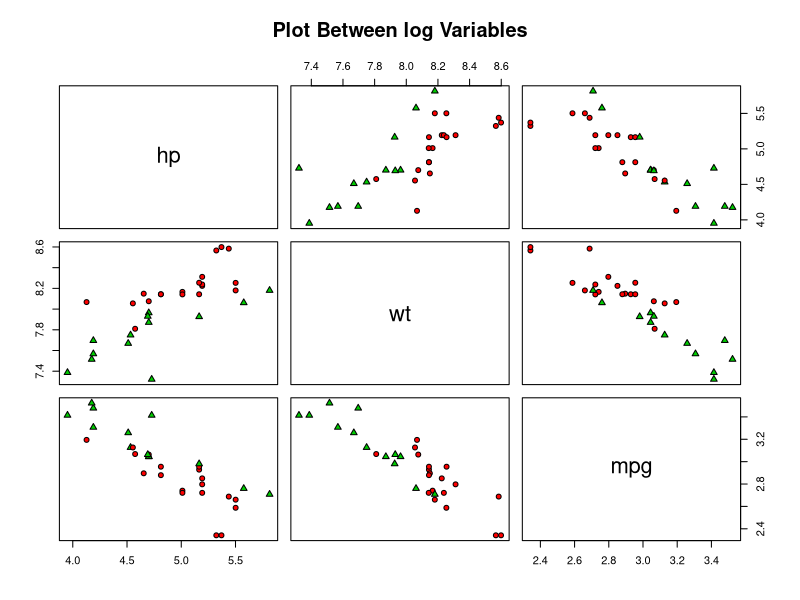
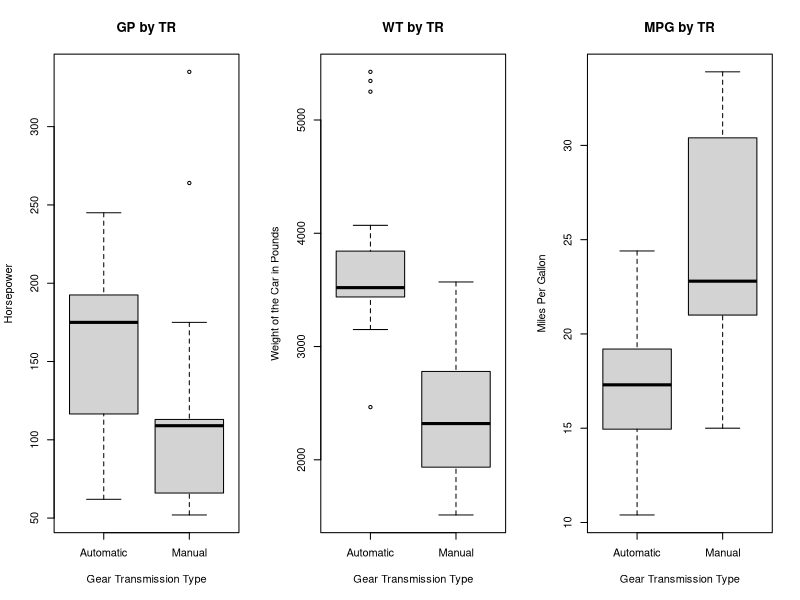
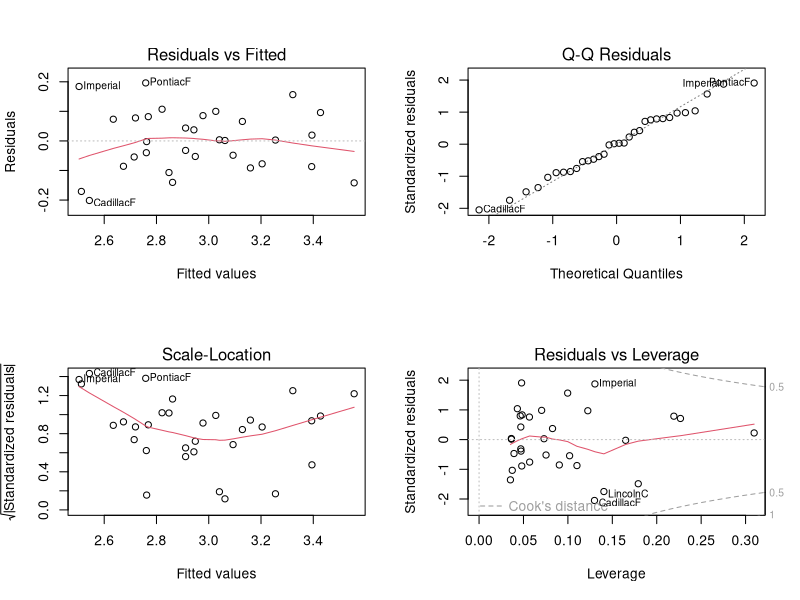

These figures' R source, in order:
## ---- chunk 1
rawdata <- read.table("cars.dat", #input data
                      header=TRUE) #the first line as the names of the variables 
## ---- chunk 2
summary(rawdata)
table(rawdata$tr)
## ---- chunk 3
logdata <- cbind(rawdata[,1],log(rawdata[,c(2,3,4)])) #log the data
names(logdata) <- c("tr","hp","wt","mpg")#rename the names of the variables 
pairs(logdata[,2:4], # plot log(hp), log(wt), log(mpg)
      main = "Plot Between log Variables", #add the main title
      pch = c(21,24)[unclass(logdata$tr)+1], #different tr shows different shape
      bg = c("red", "green3")[unclass(logdata$tr)+1]) #different tr shows different colour
## ---- chunk 4
par(mfrow=c(1,3))
boxplot(hp~tr, #HP by TR
        data=rawdata, #set the dataset
        xlab="Gear Transmission Type" , #add the xlab title
        ylab="Horsepower", #add the ylab title
        main="GP by TR", #add the main title
        names=c("Automatic","Manual")) #change xlab value to character
boxplot(wt~tr, #WT by TR
        data=rawdata, #set the dataset
        xlab="Gear Transmission Type" , #add the xlab title
        ylab="Weight of the Car in Pounds", #add the ylab title
        main="WT by TR", #add the main title
        names=c("Automatic","Manual")) #change xlab value to character
boxplot(mpg~tr, #MPG by TR
        data=rawdata, #set the dataset
        xlab="Gear Transmission Type" , #add the xlab title
        ylab="Miles Per Gallon", #add the ylab title
        main="MPG by TR", #add the main title
        names=c("Automatic","Manual")) #change xlab value to character
## ---- chunk 5
t.test(mpg~tr, data=logdata)# the t-test above MPG is related to TR.
## ---- chunk 6
rawdata_model<-lm(mpg~tr+hp+wt, data=rawdata) #rawdata linear model
summary(rawdata_model)
logdata_model<-lm(mpg~tr+hp+wt, data=logdata) #logdata linear model
summary(logdata_model)
## ---- chunk 7
best_model<-step(logdata_model, direction="both")
## ---- chunk 8
summary(best_model)
par(mfrow=c(2,2)) #put 4 graphes together
plot(best_model)#plot 4 graphes as following. 
